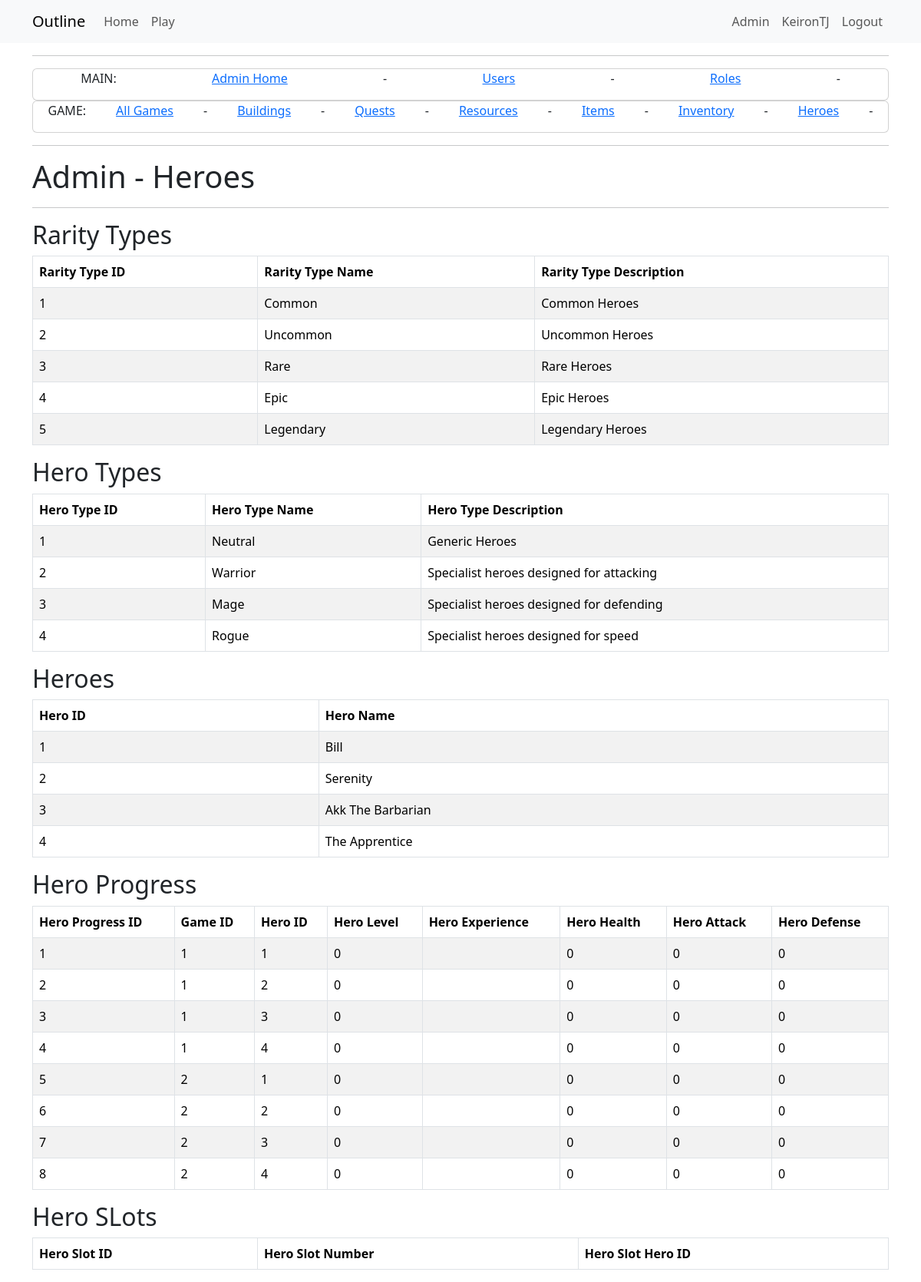
Page /admin_heroes (signed in) on the committed database.
### app/models.py (models this page shows, shortened)
class User(UserMixin, db.Model):
    id = db.Column(Integer, primary_key=True)
    username = db.Column(String(64), index=True, unique=True)
    email = db.Column(String(120), index=True, unique=True)
    password_hash = db.Column(String(256))
    active = db.Column(db.Boolean(), default=True)
    activegame = db.Column(db.Integer, nullable=True)
    game = so.relationship("Game", back_populates="user", cascade="all, delete-orphan")
    role=so.relationship("Role", secondary="user_roles")
    def is_admin(self):
        return 'admin' in [role.name for role in self.role]

class RarityType(db.Model):
    __tablename__ = 'rarity_types'
    id = db.Column(db.Integer, primary_key=True)
    rarity_type_name = db.Column(db.String(64))
    rarity_type_description = db.Column(db.String(256))
    hero = db.relationship("Hero", back_populates="rarity")

class HeroType(db.Model):
    __tablename__ = 'hero_types'
    id = db.Column(db.Integer, primary_key=True)
    hero_type_name = db.Column(db.String(64))
    hero_type_description = db.Column(db.String(256))
    hero = db.relationship("Hero", back_populates="hero_type")

class Hero(db.Model):
    __tablename__ = 'heroes'
    id = db.Column(db.Integer, primary_key=True)
    hero_type_id = db.Column(db.Integer, db.ForeignKey('hero_types.id'))
    hero_name = db.Column(db.String(64))
    hero_description = db.Column(db.String(256))
    hero_link = db.Column(db.String(256))
    hero_image = db.Column(db.String(256))
    rarity_type_id = db.Column(db.Integer, db.ForeignKey('rarity_types.id'))
    health = db.Column(db.Integer, default=0)
    attack = db.Column(db.Integer, default=0)
    defense = db.Column(db.Integer, default=0)
    speed = db.Column(db.Integer, default=0)
    hero_type = db.relationship("HeroType", back_populates="hero")
    rarity = db.relationship("RarityType", back_populates="hero")
    hero_progress = db.relationship("HeroProgress", back_populates="hero")

class HeroProgress(db.Model):
    __tablename__ = 'hero_progress'
    id = db.Column(db.Integer, primary_key=True)
    game_id = db.Column(db.Integer, db.ForeignKey('game.id'))
    hero_id = db.Column(db.Integer, db.ForeignKey('heroes.id'))
    hero_level = db.Column(db.Integer, default=0)
    hero_active = db.Column(db.Boolean, default=False)
    hero_xp = db.Column(db.Integer, default=0)
    hero_health = db.Column(db.Integer, default=0)
    hero_attack = db.Column(db.Integer, default=0)
    hero_defense = db.Column(db.Integer, default=0)
    hero_speed = db.Column(db.Integer, default=0)
    hero = db.relationship("Hero", back_populates="hero_progress")
    game = db.relationship("Game", back_populates="hero_progress")

class Game(db.Model):
    __tablename__ = 'game'
    id = db.Column(db.Integer, primary_key=True)
    user_id = db.Column(db.Integer, db.ForeignKey('user.id'), nullable=False)
    game_name = db.Column(db.String(64))
    game_exists = db.Column(db.Boolean, default=True)
    entry_date = db.Column(db.DateTime, default=datetime.now(timezone.utc))
    xp = db.Column(db.Integer, default=0)
    level = db.Column(db.Integer, default=0)
    cash = db.Column(db.Integer, default=0)
    wood = db.Column(db.Integer, default=0)
    stone = db.Column(db.Integer, default=0)
    metal = db.Column(db.Integer, default=0)
    next_level_xp_required = db.Column(db.Integer, default=110)
    user = db.relationship("User", back_populates="game")
    inventories = db.relationship("InventoryUser", back_populates="game")
    quest_progress = db.relationship("QuestProgress", back_populates="game")
    building_progress = db.relationship("BuildingProgress", back_populates="game")
    resource_logs = db.relationship("ResourceLog", back_populates="game")
    hero_progress = db.relationship("HeroProgress", back_populates="game")
    hero_slots = db.relationship("HeroSlots", back_populates="game")

### app/admin/routes.py (the view)
@bp.route('/admin_heroes', methods=['GET', 'POST'])
@login_required
@admin_required
def admin_heroes():
    games = db.session.query(Game).all()
    herotypes = db.session.query(HeroType).all()
    heroes = db.session.query(Hero).all()
    heroprogresses = db.session.query(HeroProgress).all()
    heroslots = db.session.query(HeroSlots).all()
    raritytypes = db.session.query(RarityType).all()
    return render_template("admin/game/admin_heroes.html",
                           title='Admin - Heroes',
                           games=games,
                           herotypes=herotypes,
                           heroes=heroes,
                           heroprogresses=heroprogresses,
                           heroslots=heroslots,
                           raritytypes=raritytypes)

### app/game/__init__.py (called while the page is built)
@bp.before_app_request
def before_request():
    load_game()

### app/game/context_processor.py (called while the page is built)
def load_game():
    if current_user.is_authenticated:
        game_id = current_user.activegame
        if game_id:
            g.game = Game.query.get(game_id)
        else:
            g.game = None
    else:
        g.game = None

### app/models.py (called while the page is built)
@login.user_loader
def load_user(id):
    return db.session.get(User, int(id))

### app/templates/admin/game/admin_heroes.html (shortened to what this page needs)
{% extends "admin/admin_base.html" %}
{% block content2 %}
<div class="Jumbotron">
    <h1>{{ title }}</h1>
</div>
<hr />
<div>
    <h2>Rarity Types</h2>
    <table class="table table-striped table-bordered">
        <thead>
            <tr>
                <th>Rarity Type ID</th>
                <th>Rarity Type Name</th>
                <th>Rarity Type Description</th>
            </tr>
        </thead>
        <tbody>
            {% for raritytype in raritytypes %}
            <tr>
                <td>{{ raritytype.id }}</td>
                <td>{{ raritytype.rarity_type_name }}</td>
                <td>{{ raritytype.rarity_type_description }}</td>
            </tr>
            {% endfor %}
        </tbody>
    </table>
</div>
<div>
    <h2>Hero Types</h2>
    <table class="table table-striped table-bordered">
        <thead>
            <tr>
                <th>Hero Type ID</th>
                <th>Hero Type Name</th>
                <th>Hero Type Description</th>
            </tr>
        </thead>
        <tbody>
            {% for herotype in herotypes %}
            <tr>
                <td>{{ herotype.id }}</td>
                <td>{{ herotype.hero_type_name }}</td>
                <td>{{ herotype.hero_type_description }}</td>
            </tr>
            {% endfor %}
        </tbody>
    </table>
</div>
<div>
    <h2>Heroes</h2>
    <table class="table table-striped table-bordered">
        <thead>
            <tr>
                <th>Hero ID</th>
                <th>Hero Name</th>
            </tr>
        </thead>
        <tbody>
            {% for hero in heroes %}
            <tr>
                <td>{{ hero.id }}</td>
                <td>{{ hero.hero_name }}</td>
            </tr>
            {% endfor %}
        </tbody>
    </table>
</div>
<div>
    <h2>Hero Progress</h2>
    <table class="table table-striped table-bordered">
        <thead>
            <tr>
                <th>Hero Progress ID</th>
                <th>Game ID</th>
                <th>Hero ID</th>
                <th>Hero Level</th>
                <th>Hero Experience</th>
                <th>Hero Health</th>
                <th>Hero Attack</th>
                <th>Hero Defense</th>
            </tr>
        </thead>
        <tbody>
            {% for heroprogress in heroprogresses %}
            <tr>
                <td>{{ heroprogress.id }}</td>
                <td>{{ heroprogress.game.id }}</td>
                <td>{{ heroprogress.hero_id }}</td>
                <td>{{ heroprogress.hero_level }}</td>
                <td>{{ heroprogress.hero_experience }}</td>
                <td>{{ heroprogress.hero_health }}</td>
                <td>{{ heroprogress.hero_attack }}</td>
                <td>{{ heroprogress.hero_defense }}</td>
            </tr>
            {% endfor %}
        </tbody>
    </table>
</div>
<div>
    <h2>Hero SLots</h2>
    <table class="table table-striped table-bordered">
        <thead>
            <tr>
                <th>Hero Slot ID</th>
                <th>Hero Slot Number</th>
                <th>Hero Slot Hero ID</th>
            </tr>
        </thead>
</div>
{% endblock content2 %}

### app/templates/base.html (shortened to what this page needs)
<!doctype html>
<html lang="en">
<head>
    <link href="https://cdn.jsdelivr.net/npm/bootstrap@5.3.2/dist/css/bootstrap.min.css"
          rel="stylesheet"
>
    <link rel="stylesheet" href="{{ url_for('static', filename='style.css') }}">
</head>
<body>
    <nav class="navbar navbar-expand-lg bg-body-tertiary">
        <div class="container">
            <a class="navbar-brand" href="{{ url_for('main.index') }}">Outline</a>
            <div class="collapse navbar-collapse" id="navbarSupportedContent">
                <ul class="navbar-nav me-auto mb-2 mb-lg-0">
                    <li class="nav-item">
                        <a class="nav-link" aria-current="page" href="{{ url_for('main.index') }}">Home</a>
                    </li>
                    {% if not current_user.is_authenticated or current_user.activegame == None    %}
                    <li class="nav-item">
                        <a class="nav-link" aria-current="page" href="{{ url_for('game.startmenu') }}">Start Menu</a>
                    </li>
                    {% else %}
                    <li class="nav-item">
                        <a class="nav-link" aria-current="page" href="{{ url_for('game.play', game_id=current_user.activegame) }}">Play</a>
                    </li>
                    {% endif %}
                </ul>
                <ul class="navbar-nav mb-2 mb-lg-0">
                    {% if current_user.is_anonymous %}
                    <li class="nav-item">
                        <a class="nav-link" aria-current="page" href="{{ url_for('auth.login') }}">Login</a>
                    </li>
                    {% else %}
                    {% if current_user.is_admin() %}
                    <li class="nav-item">
                        <a class="nav-link" aria-current="page" href="{{ url_for('admin.admin_home') }}">Admin</a>
                    </li>
                    {% endif %}
                    <li class="nav-item">
                        <a class="nav-link" aria-current="page" href="{{ url_for('main.view_profile', user_id=current_user.id) }}">{{ current_user.username }}</a>
                    </li>
                    <li class="nav-item">
                        <a class="nav-link" aria-current="page" href="{{ url_for('auth.logout') }}">Logout</a>
                    </li>
                    {% endif %}
                </ul>
            </div>
        </div>
    </nav>
    <div class="container mt-3">
        {% block content %}{% endblock %}
    </div>
</body>
</html>

### rows in the picture
User: username "KeironTJ"
RarityType: id "1", rarity_type_name "Common", rarity_type_description "Common Heroes"
RarityType: id "2", rarity_type_name "Uncommon", rarity_type_description "Uncommon Heroes"
RarityType: id "3", rarity_type_name "Rare", rarity_type_description "Rare Heroes"
RarityType: id "4", rarity_type_name "Epic", rarity_type_description "Epic Heroes"
RarityType: id "5", rarity_type_name "Legendary", rarity_type_description "Legendary Heroes"
HeroType: id "1", hero_type_name "Neutral", hero_type_description "Generic Heroes"
HeroType: id "2", hero_type_name "Warrior", hero_type_description "Specialist heroes designed for attacking"
HeroType: id "3", hero_type_name "Mage", hero_type_description "Specialist heroes designed for defending"
HeroType: id "4", hero_type_name "Rogue", hero_type_description "Specialist heroes designed for speed"
Hero: id "1", hero_name "Bill"
Hero: id "2", hero_name "Serenity"
Hero: id "3", hero_name "Akk The Barbarian"
Hero: id "4", hero_name "The Apprentice"
HeroProgress: id "1", game.id "1", hero_id "1", hero_level "0", hero_health "0", hero_attack "0", hero_defense "0"
HeroProgress: id "2", game.id "1", hero_id "2", hero_level "0", hero_health "0", hero_attack "0", hero_defense "0"
HeroProgress: id "3", game.id "1", hero_id "3", hero_level "0", hero_health "0", hero_attack "0", hero_defense "0"
HeroProgress: id "4", game.id "1", hero_id "4", hero_level "0", hero_health "0", hero_attack "0", hero_defense "0"
HeroProgress: id "5", game.id "2", hero_id "1", hero_level "0", hero_health "0", hero_attack "0", hero_defense "0"
HeroProgress: id "6", game.id "2", hero_id "2", hero_level "0", hero_health "0", hero_attack "0", hero_defense "0"
HeroProgress: id "7", game.id "2", hero_id "3", hero_level "0", hero_health "0", hero_attack "0", hero_defense "0"
HeroProgress: id "8", game.id "2", hero_id "4", hero_level "0", hero_health "0", hero_attack "0", hero_defense "0"

### other values in the picture
{{ title }} "Admin - Heroes"
